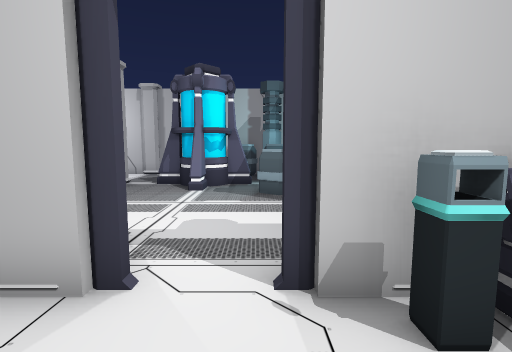
[1] (above)

24 first-person views from a walk through a scene from a Unity 3-D project. The camera is 1.5 m above the floor, tilts 6° down and sees 85° across. Doors are open. The floor is counted in squares, 1 m on a side. Each view is taken from the middle of a square. On the plan, view 1 faces up. The plan holds only what a view shows up to about 14 squares ahead; the rest is blank. The place goes on beyond the plan. The player character is not drawn.

[2]
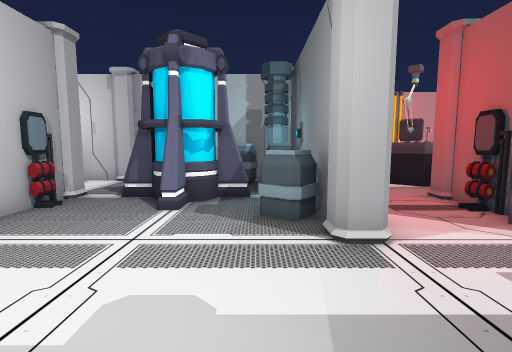

[3]
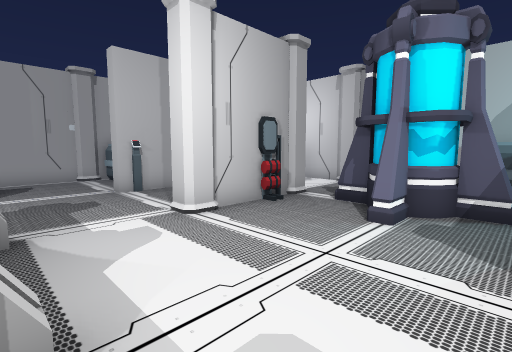

[4]
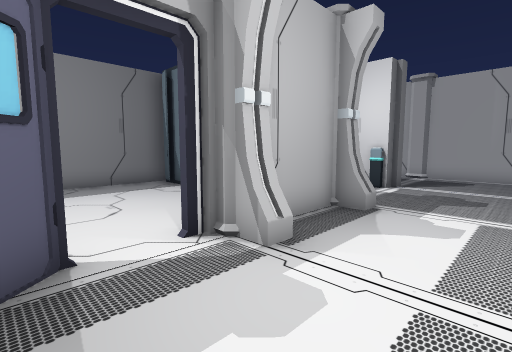

[5]
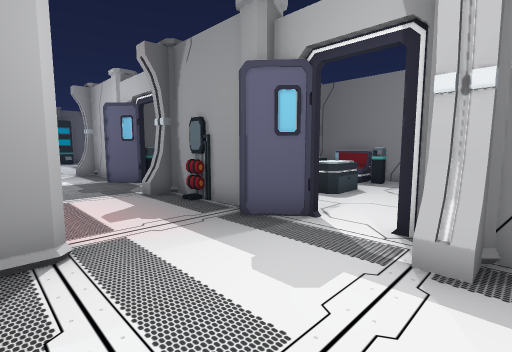

[6]
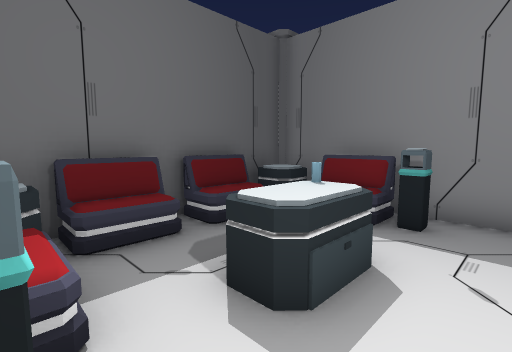

[7]
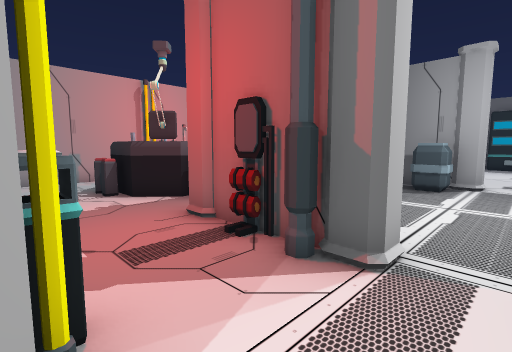

[8]
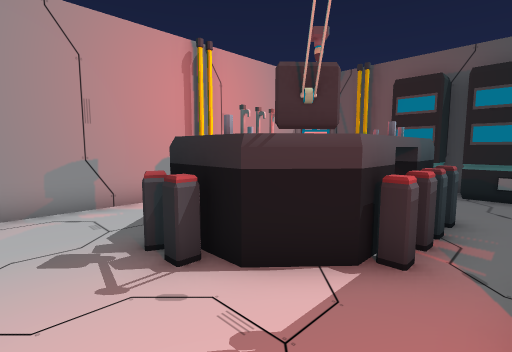

[9]
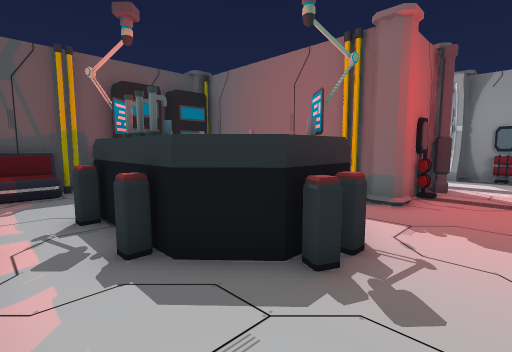

[10]
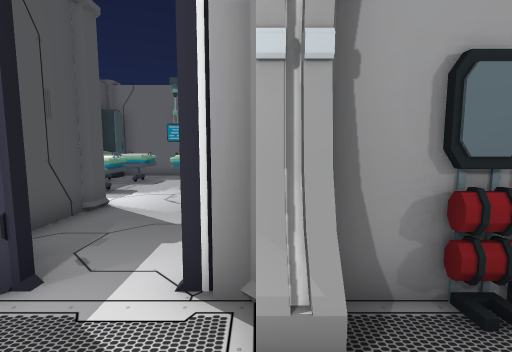

[11]
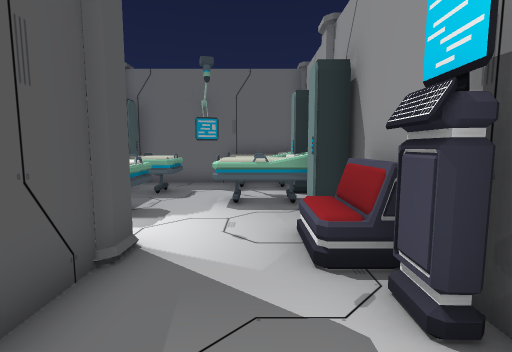

[12]
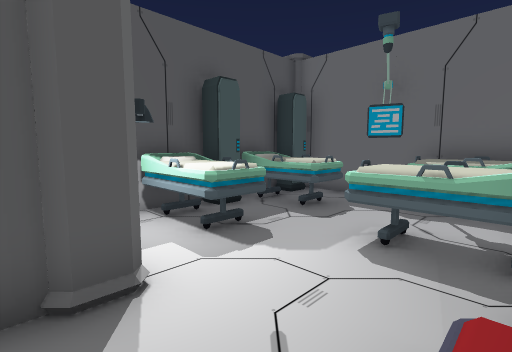

[13]
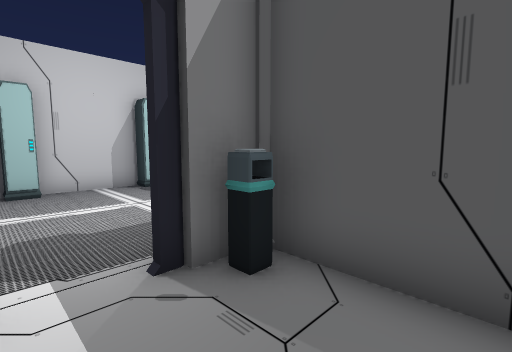

[14]
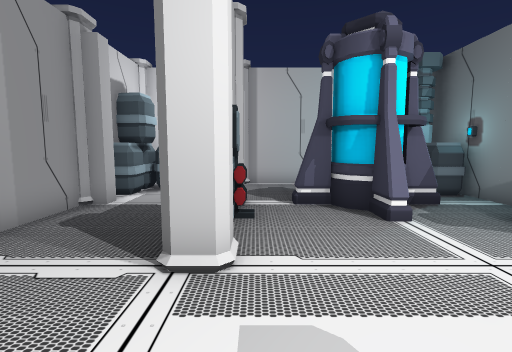

[15]
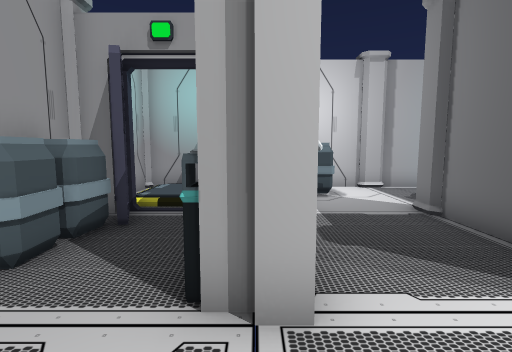

[16]
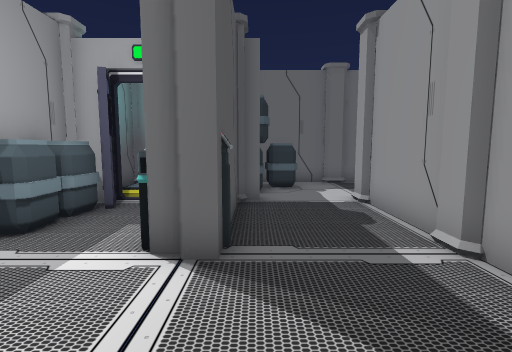

[17]
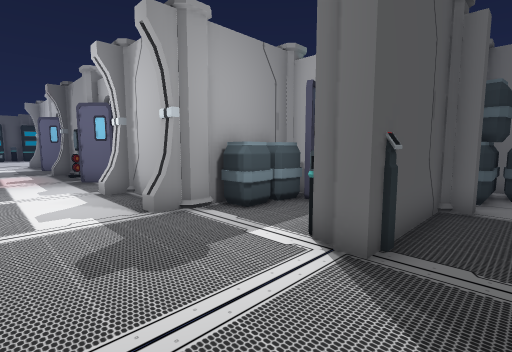

[18]
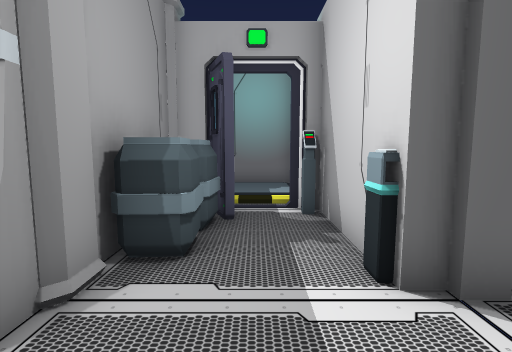

[19]
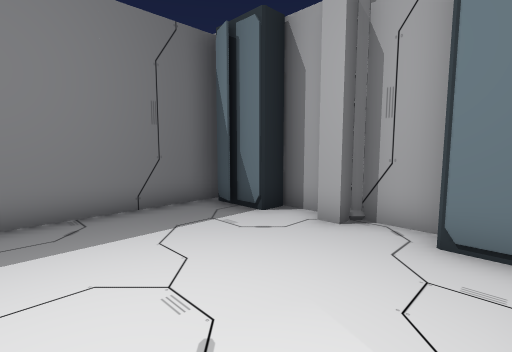

[20]
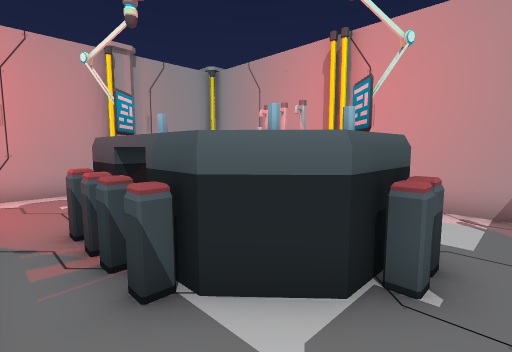

[21]
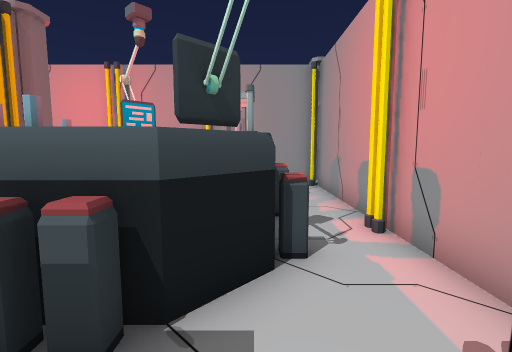

[22]
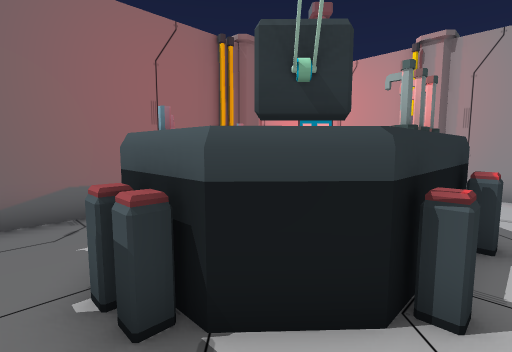

[23]
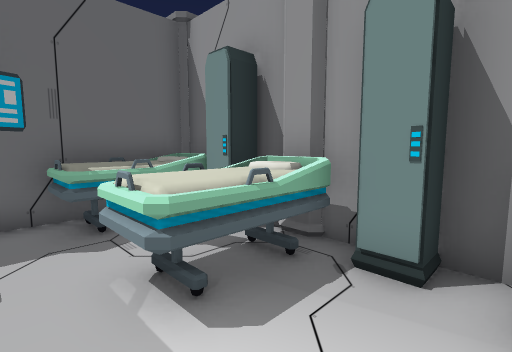

[24]
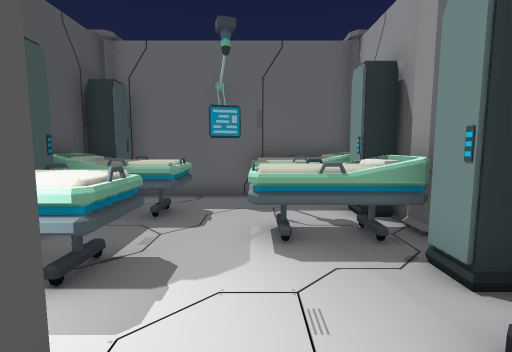

### Floor plan
Points are (right, up) in squares from view 1. A wall is a line through its corners. A room is listed if a view was taken in it or the views show most of it. See-through windows are left out.
Room 1 (views 1, 2, 3, 4, 5, 6, 7, 8, 9, 10, 11, 14, 15, 16, 17, 18, 19, 20, 21, 22)
walls: (1.5, 9.4) (1.5, 14.8); (-2, 4) (-2, 3.5); (-2.4, 4.2) (-2.4, 4); (-2.4, 3.8) (-2.2, 3.8); (2.4, 3.4) (4.5, 3.4); (5.5, 8.8) (5.5, 10.5); (-5.5, 10.4) (-5.5, 8.4); (-6, 9.2) (-6, 10.5); (5.6, 4.2) (5.6, 4); (-5.5, 4) (-5.5, 3.4) (-2.6, 3.4) (-2.6, 4); (-5.8, 4.2) (-5.8, 3.6); (5.6, 3.8) (5.8, 3.8); (2, 14.8) (2, 12.4); (-5.6, 3.6) (-5.6, 4.1); (5.5, 3.4) (5.5, 4); (6.4, 11.4) (6.9, 11.4); (-6.1, 3.8) (-5.4, 3.8); (0.5, 15.4) (-5.4, 15.4); (-6, 3.5) (-6, 4); (-5.5, 1) (-5.5, -0.5); (-6.1, 15.4) (-9.2, 15.4); (-9.5, 11.1) (-9.5, 8.4); (9.5, 11.4) (11.9, 11.4); (-6, -0.5) (-6, 2.6); (-5.5, -1.4) (-5.5, -2.6); (-9.5, 2.6) (-9.5, -0.6); (11.5, 10.9) (7.4, 10.9); (-10.5, -0.5) (-10.5, 2.6); (-5.1, -4.6) (5.5, -4.6) (5.5, 1.6); (8.2, 19.1) (7.8, 19.1); (-12, 15.2) (-14, 15.2) (-14, 14.1); (-14, 11) (-14, 3.6); (-14, 2.6) (-14, -0.4); (11.8, 19.4) (2, 19.4) (2, 16.5)
low walls: (-2.6, 4.2) (-2, 4.2); (5.5, 4.2) (6, 4.2); (-6, 4.2) (-5.5, 4.2); (-6, 4) (-5.5, 4)
ways out: opening at (7.5, 2.5) to room 2; opening at (-12.5, -1.5); opening at (-8, -1)
objects: other object (-14, 7); other object (-13, 8) to (-13, 9); other object (-13, 10); other object (-13, 11); other object (-10, 3); other object (-10, 8); other object (-10, 12); other object (-10, 15); other object (-9, 13) to (-9, 14); other object (-9, 15); other object (-8, 14) to (-8, 15); other object (-7, 0) to (-7, 1); other object (-7, 2); other object (-6, 3); other object (-6, 8); other object (-6, 11); other object (-5, -4) to (-5, -3); other object (-5, 1) to (-5, 2); other object (-5, 10); other object (-4, 11) to (-3, 12); other object (-2, 3); other object (-2, 10) to (-1, 11); other object (-1, 14) to (0, 15); other object (0, 9) to (1, 10); other object (0, 14) to (1, 14); other object (1, 3) to (1, 4); other object (1, 13); other object (2, -4) to (2, -3); other object (2, -1); other object (2, 0); other object (2, 2); other object (2, 3); other object (2, 8); other object (2, 9); other object (2, 16); other object (3, -4) to (3, -3); other object (3, 2); other object (4, -4) to (5, -3); other object (4, 2) to (5, 2); other object (4, 4); other object (5, -2) to (5, -1); other object (5, 0) to (5, 1); other object (5, 8); other object (5, 10); other object (5, 15); other object (5, 16); other object (6, -3) to (7, -3); other object (6, 3); other object (6, 8); other object (6, 11); other object (6, 14) to (7, 14); other object (6, 15); other object (6, 17); other object (7, 3); other object (7, 13); other object (7, 17); other object (8, 10); other object (8, 13); other object (8, 14); other object (8, 17); other object (9, 13); other object (9, 14); other object (9, 17); other object (10, 3); other object (10, 4); other object (10, 14); other object (10, 15); other object (10, 16) to (10, 17); other object (11, 15); other object (11, 16); other object (12, 10); other object (13, 8) to (13, 9); other object (13, 13); other object (13, 15); other object (13, 18) to (13, 19)
Room 2 (views 12, 13, 23, 24)
walls: (10, -0.4) (10, 2.5); (6, -3.8) (6, -4.5); (6, -7.6) (6, -8.6) (12.5, -8.6); (6.6, 1) (6.6, 0.3); (6, 1) (6, -2.5)
ways out: opening at (7.5, 2.5) to room 1
objects: other object (6, -7) to (7, -6); other object (6, -5); other object (7, -8) to (9, -7); other object (7, -5) to (9, -4); other object (7, -2) to (7, -1); other object (9, 2); other object (11, -7) to (13, -6); other object (11, -4) to (13, -3); other object (11, -1); other object (12, -1); other object (13, -9); other object (13, -8) to (13, -7); other object (13, -5) to (13, -4)

Where each view was taken, in squares from view 1:
view 1: 0 up, 0 right, facing up
view 2: 3 up, 0 right, facing up
view 3: 4 up, 0 right, facing up-left
view 4: 7 up, 1 right, facing down-left
view 5: 8 up, 3 left, facing down-right
view 6: 2 up, 0 right, facing down-right
view 7: 6 up, 2 right, facing up-right
view 8: 12 up, 3 right, facing up-right
view 9: 19 up, 3 right, facing down-right
view 10: 6 up, 6 right, facing down
view 11: 3 up, 8 right, facing down
view 12: 0 up, 7 right, facing down-right
view 13: 0 up, 7 right, facing up-right
view 14: 4 up, 5 left, facing up
view 15: 5 up, 10 left, facing up
view 16: 7 up, 11 left, facing down
view 17: 7 up, 12 left, facing down-right
view 18: 6 up, 8 left, facing down
view 19: 2 up, 0 right, facing down-left
view 20: 12 up, 12 right, facing up-left
view 21: 17 up, 13 right, facing left
view 22: 18 up, 12 right, facing down-left
view 23: 2 down, 10 right, facing down-left
view 24: 0 up, 9 right, facing down
